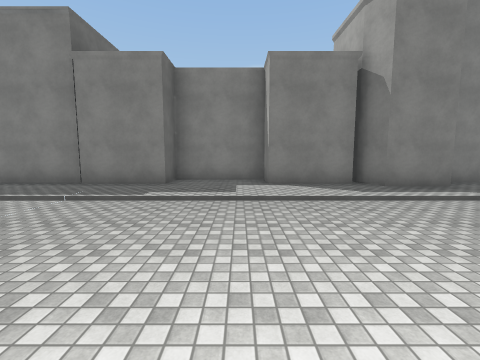
View 1 (above)

20 first-person views from a walk through a 3-D level made in the Unity game engine. The camera is 1.5 m above the floor, tilts 6° down and sees 90° across. The floor is counted in squares, 2 m on a side. Each view is taken from the middle of a square. On the plan, view 1 faces up. The plan holds only what a view shows up to about 9 squares ahead; the rest is blank. The place goes on beyond the plan. The player is left out. Some animated figures are left out. Surface patterns are stand-ins for the level's own textures.

View 2
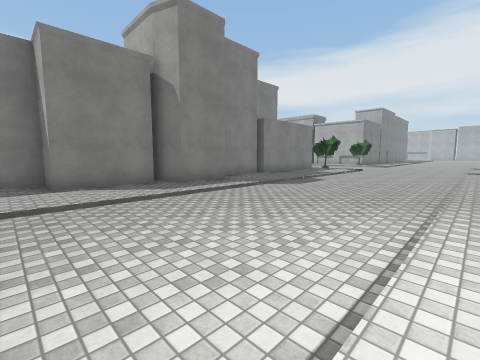

View 3
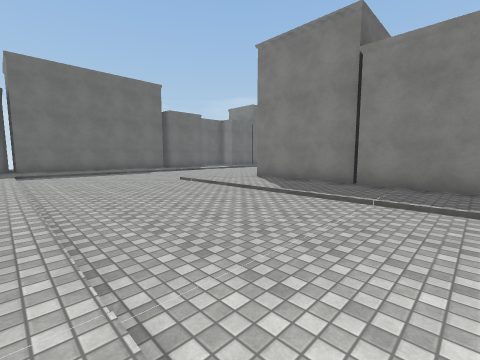

View 4
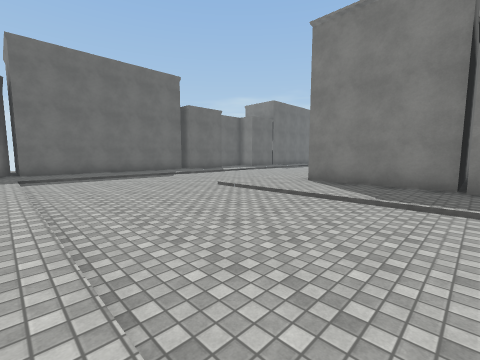

View 5
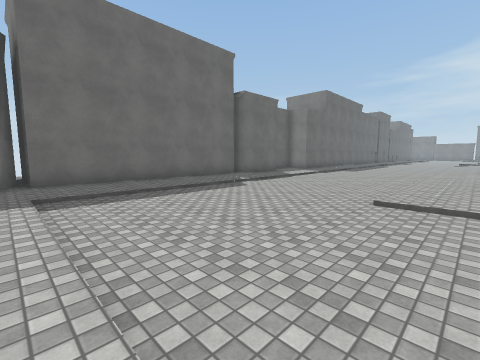

View 6
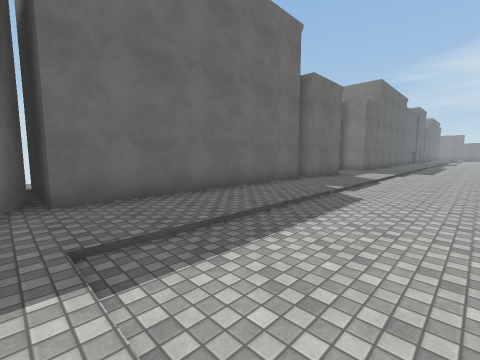

View 7
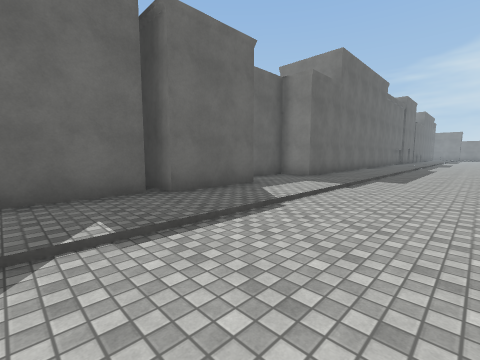

View 8
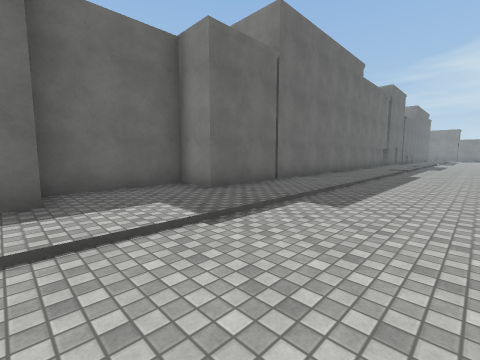

View 9
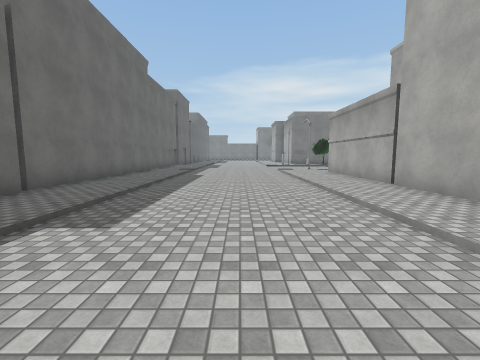

View 10
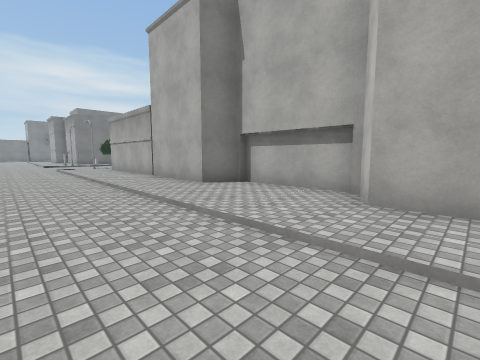

View 11
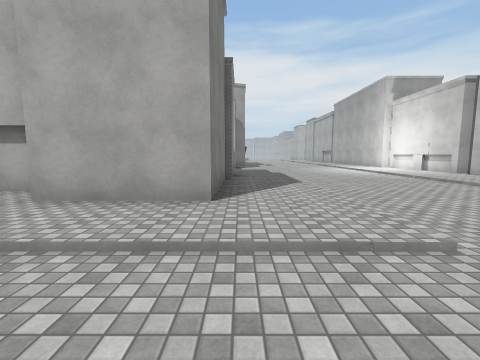

View 12
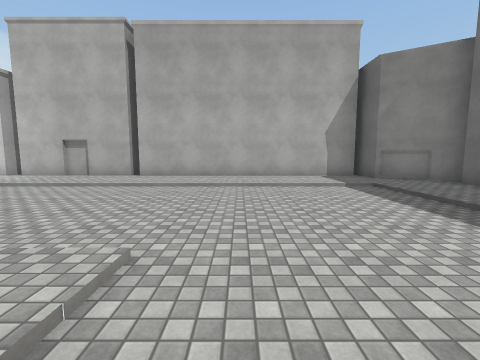

View 13
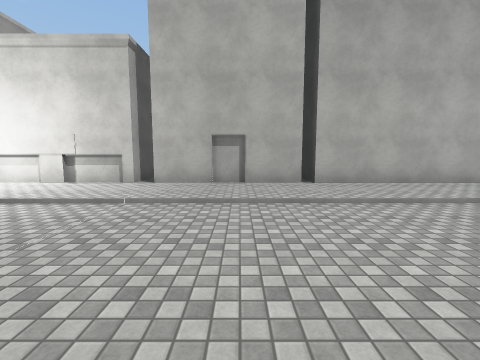

View 14
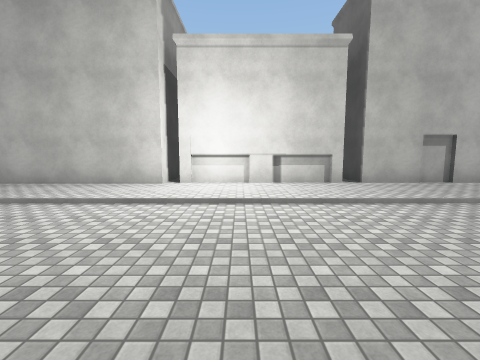

View 15
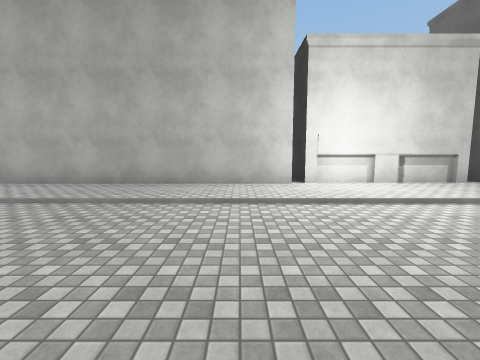

View 16
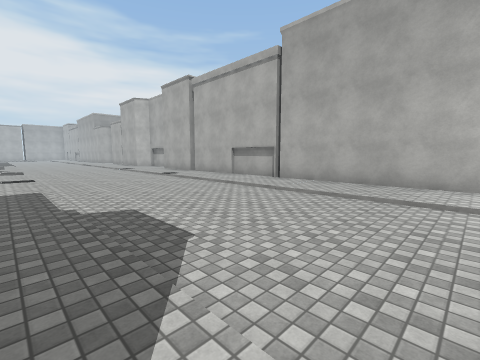

View 17
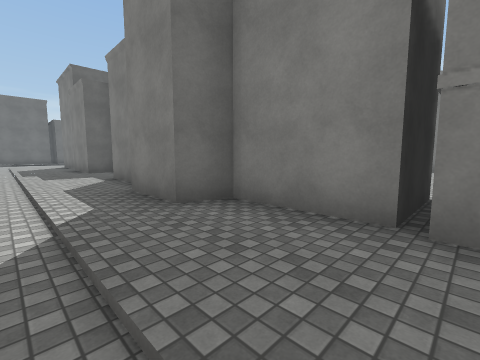

View 18
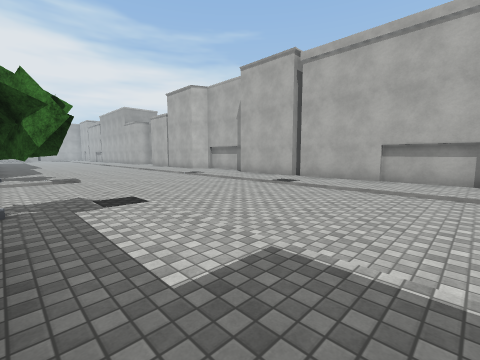

View 19
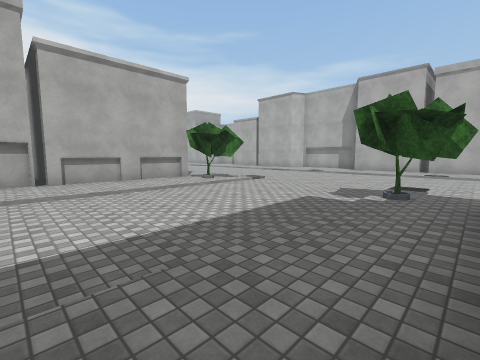

View 20
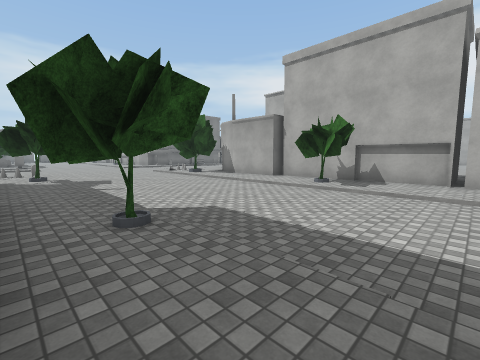

### Floor plan
Key: @ floor where view 1 was taken; # wall or solid block; . main floor; : floor 0.25 m higher than the main floor; / step, stairs or slope; B building; T tree.
Columns run from 18 left of view 1 to 22 right of it. Each row starts with its distance up from view 1.
 19    B:/.../:#                 BTT...
 18    B:/.../:#                   T....
 17    B:/.../:#                   :....:
 16    B:/.../:B                   :....:#
 15    B:/.../:#                  ::....::
 14 BBB#:/.../:#                  ::....::
 13    #:/.../:#                  :T....T:#
 12   ##:/.../:B                  ::....::#
 11   #::/.../::                  ::....::#
 10   #::/.../::                  ::....::BB#
  9   #B:/.../:#                  ::....:B
  8   ##:/.../:#  #         ##    ::....::
  7   :::/.../:#### B::######B    ::....::
  6    ::/.../::::::::::::##:::::::T....T:::
  5    ::/.../::::::::::::::::::::::....::::
  4    ::/.................................
  3    ::/................................
  2    ::/...............................
  1    ::/..............................
  0 #BB:::::::::::::::@::::::::::::::::
 -1    #B:::::::::::::::::::::::::::::
 -2    ########BB#######B##########B#
 -3           ##   ##  ###

Where each view was taken, in squares from view 1:
view 1: 0 up, 0 right, facing up
view 2: 0 up, 0 right, facing up-right
view 3: 0 up, 2 left, facing up-left
view 4: 0 up, 4 left, facing up-left
view 5: 0 up, 8 left, facing up-left
view 6: 0 up, 11 left, facing up-left
view 7: 5 up, 11 left, facing up-left
view 8: 9 up, 11 left, facing up-left
view 9: 10 up, 11 left, facing up
view 10: 8 up, 11 left, facing up-right
view 11: 6 up, 11 left, facing right
view 12: 6 up, 10 left, facing down
view 13: 4 up, 5 left, facing down
view 14: 4 up, 0 right, facing down
view 15: 4 up, 3 right, facing down
view 16: 5 up, 4 right, facing down-right
view 17: 4 up, 8 right, facing up-left
view 18: 6 up, 9 right, facing down-right
view 19: 11 up, 12 right, facing down-right
view 20: 10 up, 12 right, facing up-right
